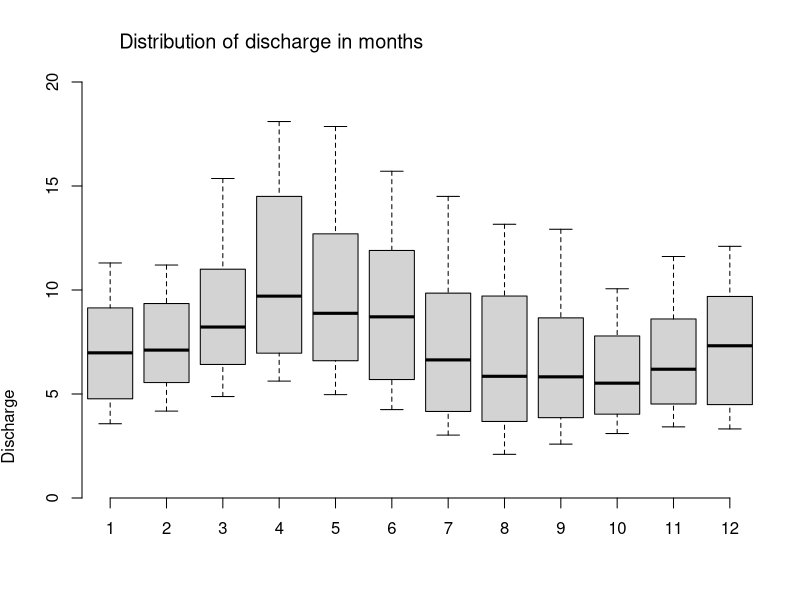
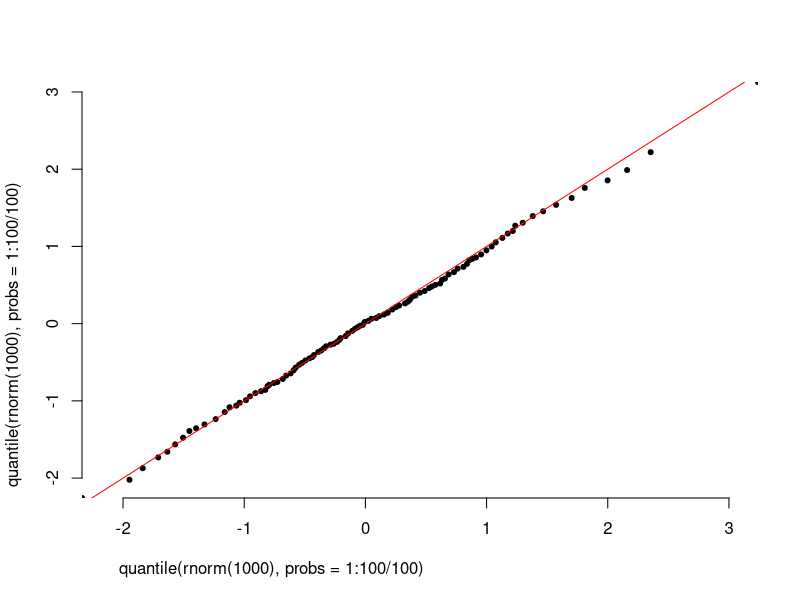
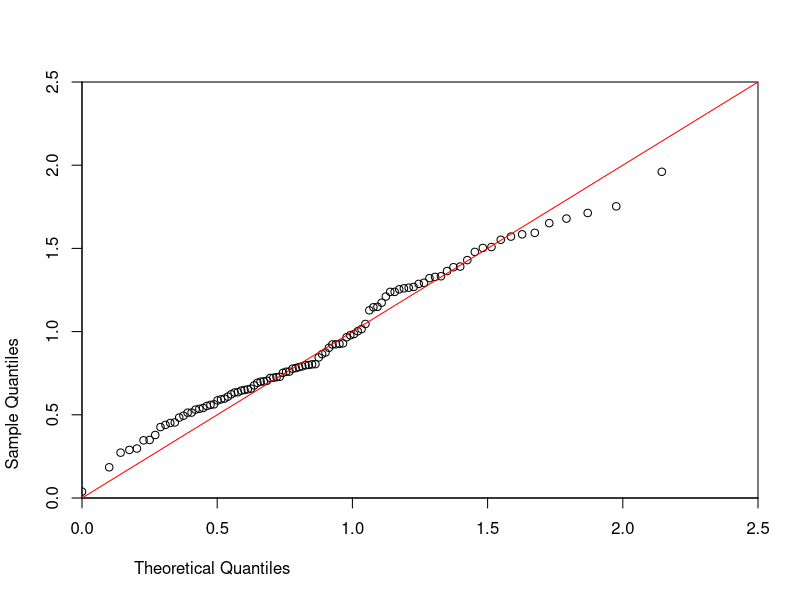
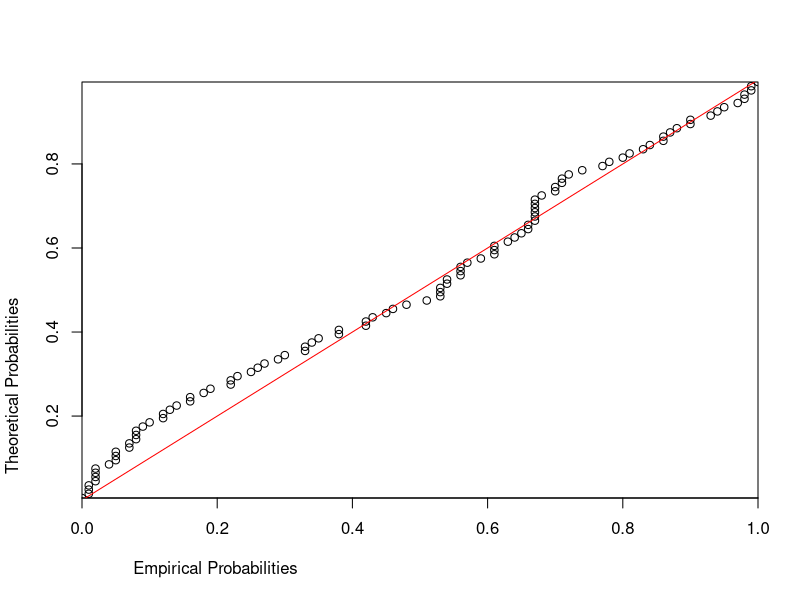

These charts were generated, in order, by the following R code:
## ---- chunk 1

## ---- chunk 2
#ts <- readr::read_csv("data/")
## ---- chunk 3
station <- read.delim("./data/6242910_Q_Day.Cmd.txt", skip = 36, header = TRUE, sep = ";", col.names = c("date", "time", "value"))
station$date <- as.Date(station$date, format = "%Y-%m-%d")

station_agg <- aggregate(station$value ~ as.factor(data.table::month(station$date)), 
                         FUN = "quantile", 
                         probs = c(0.1, 0.25, 0.5, 0.75, 0.9))
names(station_agg) <- c("Month", "Discharge")
par(font.main = 1, 
    adj = 0.1, 
    xaxs = "i", 
    yaxs = "i")
boxplot(data = station_agg, 
        Discharge ~ Month, 
        main = "Distribution of discharge in months", 
        frame = FALSE, 
        ylim = c(0,20), 
        xlab = "", 
        ylab = bquote(Discharge), font.main = 1)
## ---- chunk 4
par(font.main = 1, 
    adj = 0.1, 
    xaxs = "i", 
    yaxs = "i")
plot(quantile(rnorm(1000), probs = 1:100/100),
quantile(rnorm(1000), probs = 1:100/100), frame = FALSE, pch = 20)
abline(0, 1, col = "red")
## ---- chunk 5
n <- 100
data <- rweibull(n, shape = 2, scale = 1)

# Estimated parameters for Pareto
shape_est <- 2
scale_est <- 1

# Calculate the theoretical quantiles for the Pareto distribution
theoretical_quantiles <- qweibull(p = seq(0, 1, 0.01), shape = shape_est, scale = scale_est)

# Create the Q-Q plot
qqplot(theoretical_quantiles, data, 
       xlab = "Theoretical Quantiles", 
       ylab = "Sample Quantiles", ylim = c(0,2.5), xlim = c(0, 2.5))
abline(0, 1, col = "red")  # Add a 45-degree reference line

## ---- chunk 6
# Create the empirical cumulative distribution function (ECDF) for the data
ecdf_data <- ecdf(data)

# Calculate the empirical probabilities for the Weibull distribution
theoretical_quantiles <- qweibull(rev(ppoints(n, length(data))), shape = shape_est, scale = scale_est)
empirical_probs <- ecdf_data(theoretical_quantiles)

# Create the P-P plot
plot(empirical_probs, ppoints(length(data)), xlab = "Empirical Probabilities", ylab = "Theoretical Probabilities")
abline(0, 1, col = "red")  # Add a 45-degree reference line

